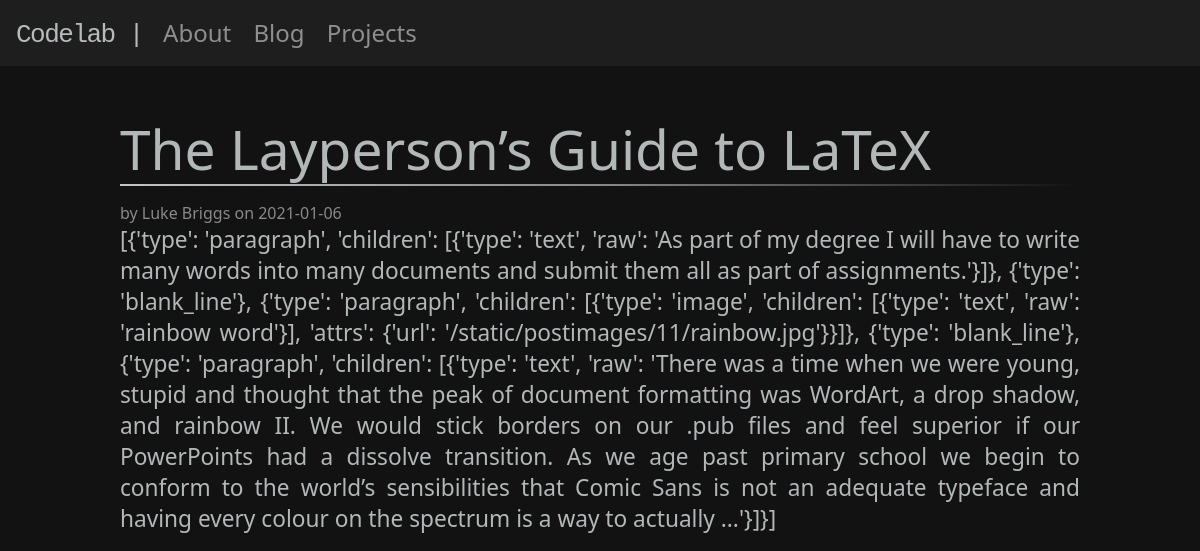
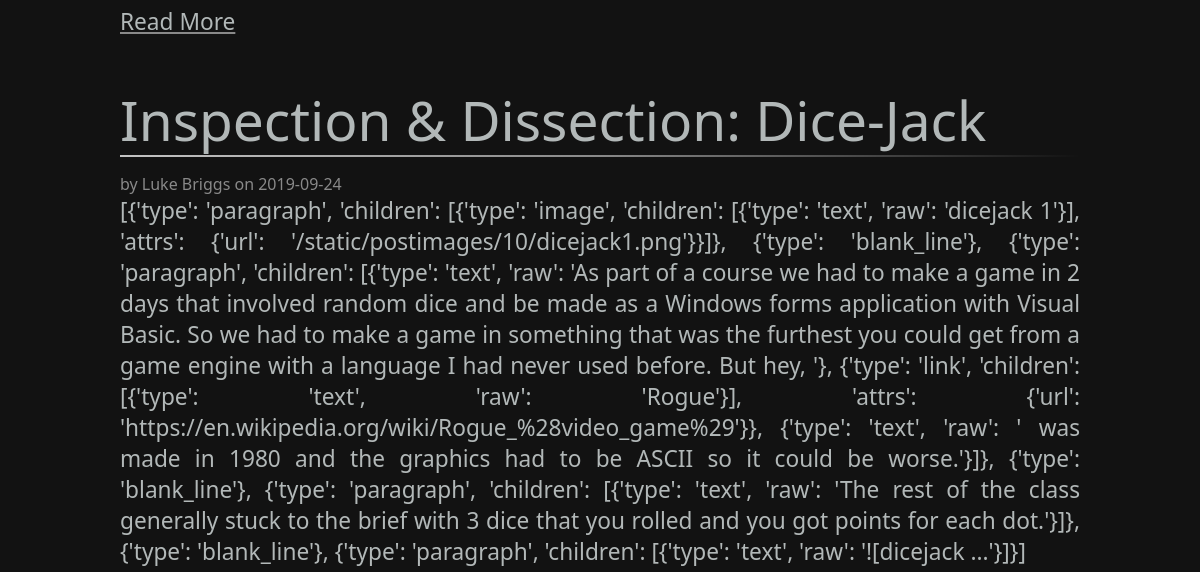
/blog (upper part), run on an earlier commit of the app's database (2 pictures, top to bottom).
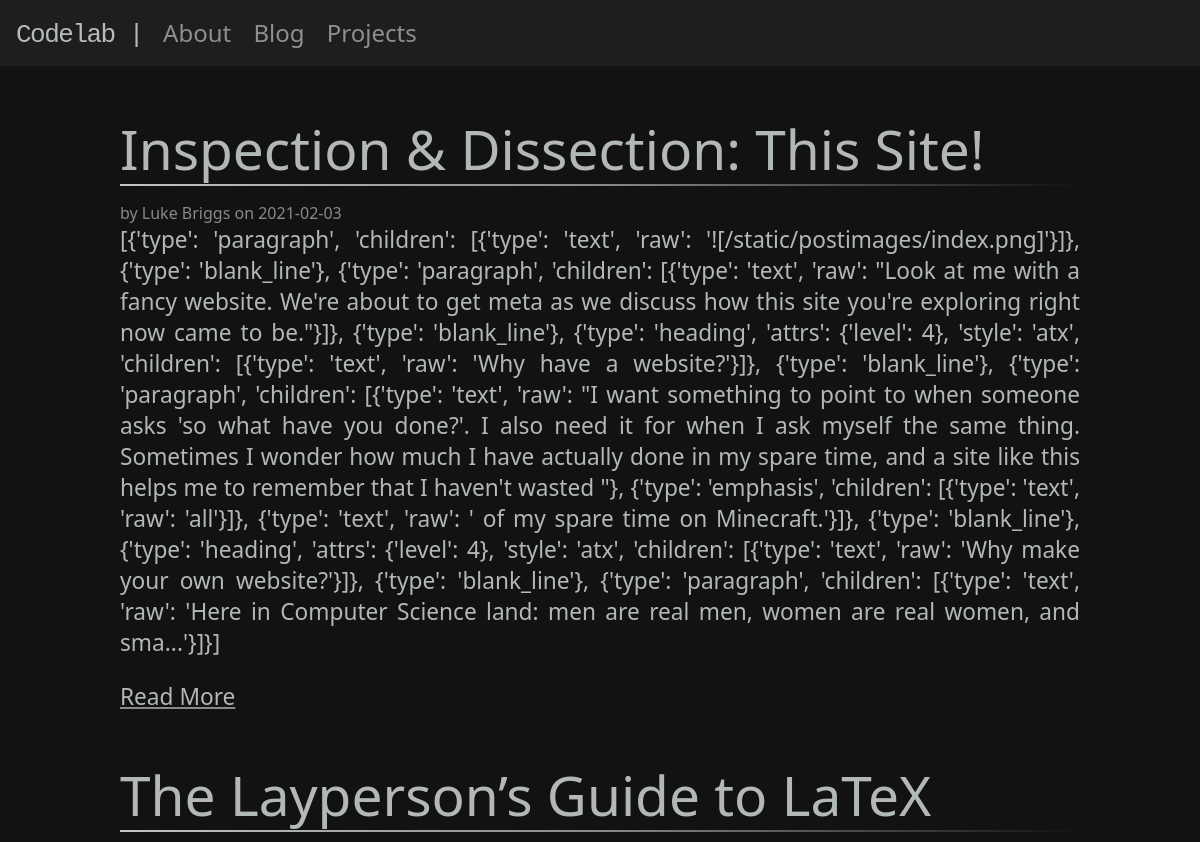
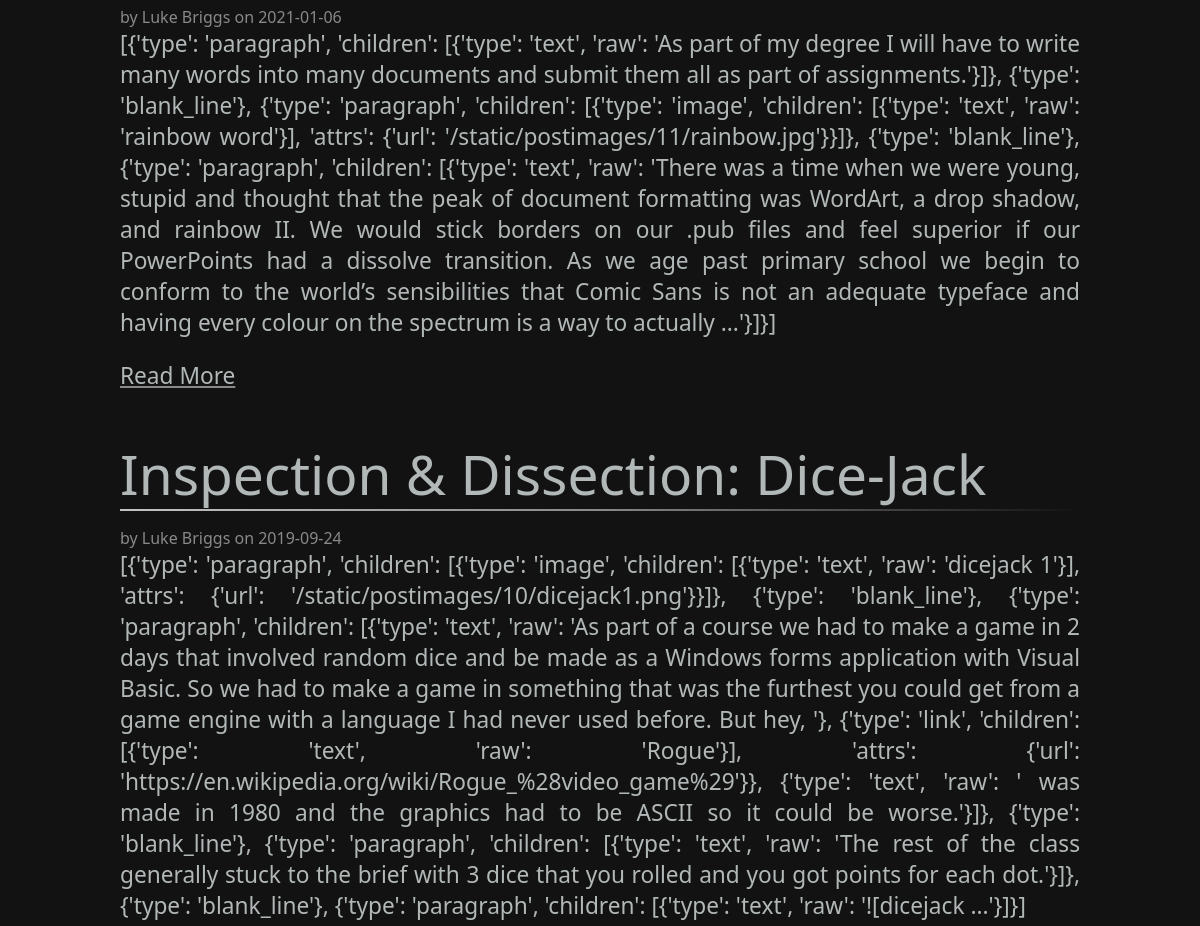
And on a later commit of the database (2 pictures, top to bottom).
### tables this page shows
CREATE TABLE post(
    id INTEGER PRIMARY KEY AUTOINCREMENT,
    author_id INTEGER NOT NULL,
    created TIMESTAMP NOT NULL DEFAULT CURRENT_TIMESTAMP,
    title TEXT NOT NULL,
    body TEXT NOT NULL,
    FOREIGN KEY (author_id) REFERENCES user(id)
);

CREATE TABLE user(
    id INTEGER PRIMARY KEY AUTOINCREMENT,
    username TEXT UNIQUE NOT NULL,
    password TEXT NOT NULL
);

### flaskr/blog.py (the view)
@bp.route('/blog')
def blog():
    db = get_db()
    posts = db.execute(
        'SELECT p.id, title, body, created, author_id, username'
        ' FROM post p JOIN user u ON p.author_id = u.id'
        ' ORDER BY created DESC'
    ).fetchall()
    return render_template('blog/index.html', posts=posts, mistune=mistune, highlighter=highlighter)

### flaskr/auth.py (called while the page is built)
@bp.before_app_request
def load_logged_in_user():
    user_id = session.get('user_id')
    if user_id is None:
        g.user = None
    else:
        g.user = get_db().execute(
            "SELECT * FROM user WHERE id = ?", (user_id,)
        ).fetchone()

### flaskr/db.py (called while the page is built)
def get_db():
    if 'db' not in g:
        g.db = sqlite3.connect(
            current_app.config['DATABASE'],
            detect_types=sqlite3.PARSE_DECLTYPES
        )
        g.db.row_factory = sqlite3.Row
    return g.db

### flaskr/templates/blog/index.html (shortened to what this page needs)
{% extends 'base.html' %}
{% block content %}
    {% for post in posts %}
        <article class="post">
            <header>
                <div>
                    <h3 class="postTitle"><a href="/{{ post['id'] }}">{{ post['title'] }}</a></h3>
                    <hr>
                    <div class="about">by {{ post['username'] }} on {{ post['created'].strftime('%Y-%m-%d') }}</div>
                </div>
            </header>
            <p class="body">{{ mistune.markdown(post['body'][:600] + "...", renderer=highlighter.HighlightRenderer()) | safe}}</p>
            <a href="/{{ post['id'] }}"><p>Read More</p></a>
        </article>
    {% endfor %}
{% endblock %}

### flaskr/templates/base.html (shortened to what this page needs)
<!DOCTYPE html>
<html lang="en">
<head>
    <link rel = "stylesheet" href = "{{ url_for('static', filename='style.css') }}">
</head>
<body>
    <nav>
        <a href="{{ url_for('index') }}"><h1>Codelab |</h1></a>
        <div class="pageLinks">
            <a href="{{ url_for('about.about') }}">About</a>
            <a href="{{ url_for('blog.blog') }}">Blog</a>
            <a href="{{ url_for('projects.projects') }}">Projects</a>
        </div>
    </nav>
    <section>
        {% block content %}{% endblock %}
    </section>
</body>
</html>

### flaskr/static/style.css (style rules this page uses)
* { padding: 0; margin: 0; }
html { font-family: system-ui, -apple-system, BlinkMacSystemFont, "Segoe UI", Roboto, Ubuntu, "Helvetica Neue", Oxygen, Cantarell, sans-serif; background: #121212; color: rgba(255, 255, 255, 0.50); max-width: 100vw; overflow-x: hidden; }
body { max-width: 100vw; }
a { color: inherit; text-decoration: inherit; }
nav { background: rgba(255, 255, 255, .05); padding-top: 16px; padding-bottom: 16px; width: 100vw; }
nav h1 { text-align: left; margin-left: 16px; display: inline-block; font-family: monospace; font-size: xx-large; }
.pageLinks { font-size: x-large; text-align: right; margin-right: 16px; display: inline-block; }
.pageLinks a { margin-left: 16px; }
article { margin-left: auto; margin-right: auto; margin-top: 32px; padding-top: 16px; background-color: rgba(255, 255, 255, 0); box-shadow: 5px 5px 5px rgba(255, 255, 255, 0); width: 50%; }
h1 { font-size: 111px; letter-spacing: -1.5px; font-weight: 300; color: #f7ffffb3; }
h3 { font-size: 55px; letter-spacing: 0px; font-weight: 300; line-height: 70px; color: #f7ffffb3; }
hr { border: 0; height: 2px; margin-bottom: 1rem; background-image: linear-gradient(to right, rgba(255, 255, 255, 0.75), rgba(255, 255, 255, 0.5), rgba(255, 255, 255, 0)); }
p { font-size: 17pt; max-width: 100%; font-weight: 300; color: #f7ffffb3; margin-bottom: 1em; }
article a { text-decoration: underline; }
.postTitle a { text-decoration: none; }
@media all and (max-width: 1200px) { article { width: 80%; } }
@media all and (max-width: 1200px) { article p { text-align: justify; } }
@media all and (max-width: 1200px) { article h3 { white-space: pre-wrap; white-space: -moz-pre-wrap; white-space: pre-wrap; white-space: -o-pre-wrap; word-wrap: break-word; } }

What changed in the data, as far as the page shows it:
added post: title "Inspection & Dissection: This Site!", username "Luke Briggs", created "2021-02-03", markdown "[{'type': 'paragraph', 'children': [{'type': 'text', 'raw': '![/static/postimages/index.png]'}]}, {'type': 'blank_line'}, {'type': 'paragraph', 'children': [{'type': 'text', 'raw': \"Look at me with a fancy website. We're about to get meta as we discuss how this site you're exploring right now came to be.\"}]}, {'type': 'blank_line'}, {'type': 'heading', 'attrs': {'level': 4}, 'style': 'atx', 'children': [{'type': 'text', 'raw': 'Why have a website?'}]}, {'type': 'blank_line'}, {'type': 'paragraph', 'children': [{'type': 'text', 'raw': \"I want something to point to when someone asks 'so what have you done?'. I also need it for when I ask myself the same thing. Sometimes I wonder how much I…"
